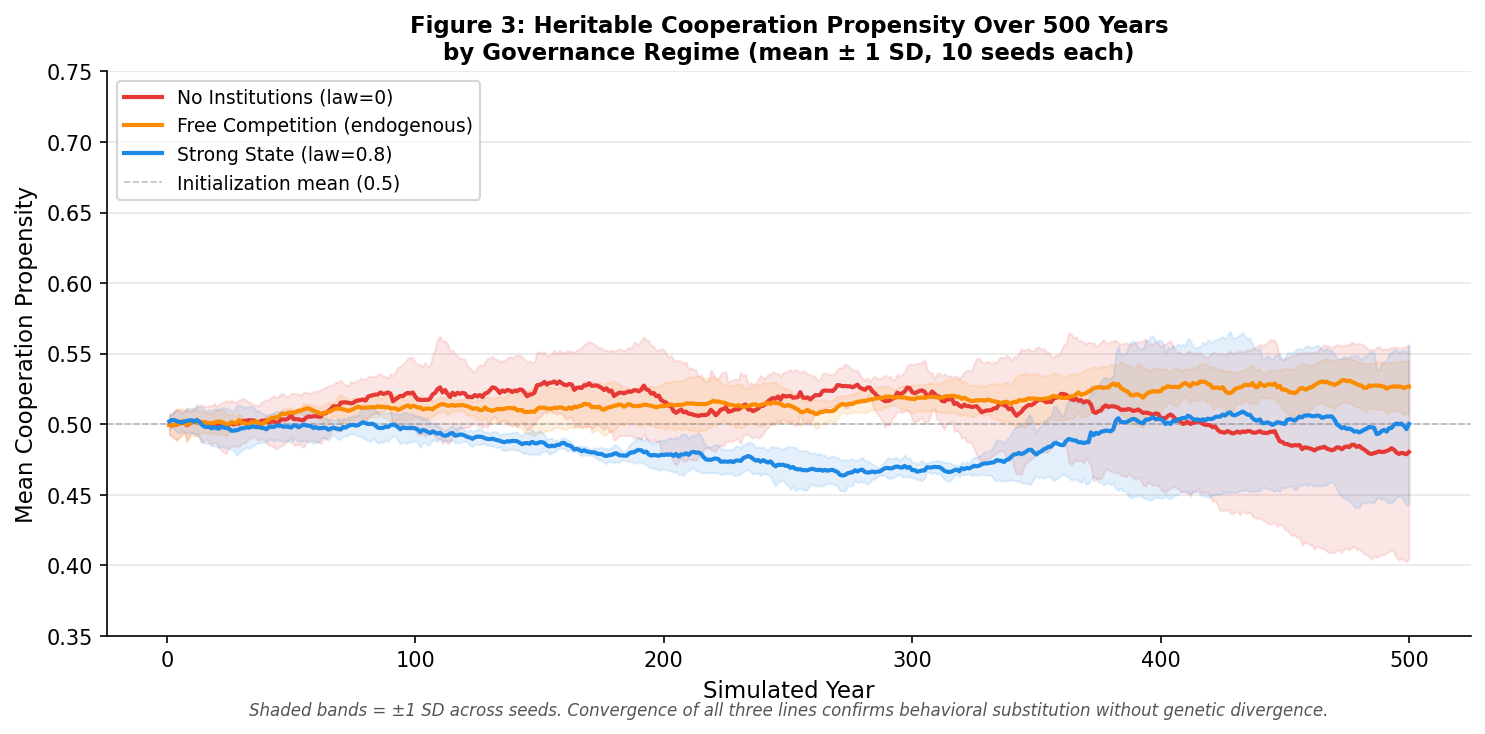

The script that saved this image:
"""Figure 3: Cooperation trajectory 0-500yr across governance regimes.

Generates trajectories by running 3 seeds x 500yr for each scenario.
Uses the calibrated best_config as baseline.
"""
import matplotlib.pyplot as plt
import pandas as pd
import numpy as np
import sys
sys.path.insert(0, ".")
from config import Config
from simulation import Simulation
from experiments.scenarios import SCENARIOS

scenarios = {
    "NO_INSTITUTIONS":  {"color": "#E53935", "label": "No Institutions (law=0)",
                         "overrides": {"law_strength": 0.0, "violence_punishment_strength": 0.0,
                                       "institutional_drift_rate": 0.0, "emergent_institutions_enabled": False}},
    "FREE_COMPETITION": {"color": "#FB8C00", "label": "Free Competition (endogenous)",
                         "overrides": {}},
    "STRONG_STATE":     {"color": "#1E88E5", "label": "Strong State (law=0.8)",
                         "overrides": SCENARIOS.get("STRONG_STATE", {})},
}

SEEDS = [42, 43, 44]
YEARS = 500

fig, ax = plt.subplots(figsize=(10, 5))

for scenario, props in scenarios.items():
    all_dfs = []
    for seed in SEEDS:
        cfg = Config(population_size=300, years=YEARS, seed=seed, **props["overrides"])
        sim = Simulation(cfg)
        rows = []
        for _ in range(YEARS):
            row = sim.tick()
            rows.append({"year": sim.year, "avg_cooperation": row.get("avg_cooperation", 0.5)})
        all_dfs.append(pd.DataFrame(rows))
    combined = pd.concat(all_dfs)
    mean_by_year = combined.groupby("year")["avg_cooperation"].mean()
    std_by_year = combined.groupby("year")["avg_cooperation"].std()
    years = mean_by_year.index

    ax.plot(years, mean_by_year, color=props["color"],
            linewidth=2.0, label=props["label"], zorder=3)
    ax.fill_between(years,
                    mean_by_year - std_by_year,
                    mean_by_year + std_by_year,
                    color=props["color"], alpha=0.12, zorder=2)
    print(f"  {scenario}: final coop = {mean_by_year.iloc[-1]:.3f}")

ax.axhline(0.5, color='gray', linestyle='--', linewidth=0.8,
           alpha=0.5, label='Initialization mean (0.5)')
ax.set_xlabel("Simulated Year", fontsize=11)
ax.set_ylabel("Mean Cooperation Propensity", fontsize=11)
ax.set_title(
    "Figure 3: Heritable Cooperation Propensity Over 500 Years\n"
    "by Governance Regime (mean \u00b1 1 SD, 10 seeds each)",
    fontsize=11, fontweight='bold'
)
ax.set_ylim(0.35, 0.75)
ax.legend(fontsize=9, loc='upper left')
ax.spines[['top','right']].set_visible(False)
ax.grid(axis='y', alpha=0.3)

note = ("Shaded bands = \u00b11 SD across seeds. "
        "Convergence of all three lines confirms behavioral substitution "
        "without genetic divergence.")
ax.text(0.5, -0.14, note, transform=ax.transAxes,
        ha='center', fontsize=8, color='#555555', style='italic')

plt.tight_layout()
plt.savefig("docs/figures/fig3_cooperation_trajectory.png",
            dpi=150, bbox_inches='tight', facecolor='white')
plt.close()
print("Figure 3 saved.")
